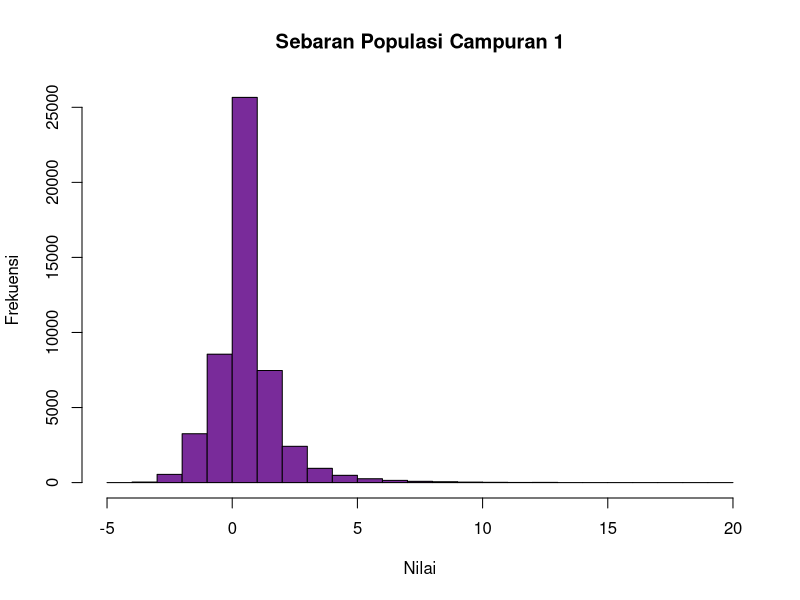
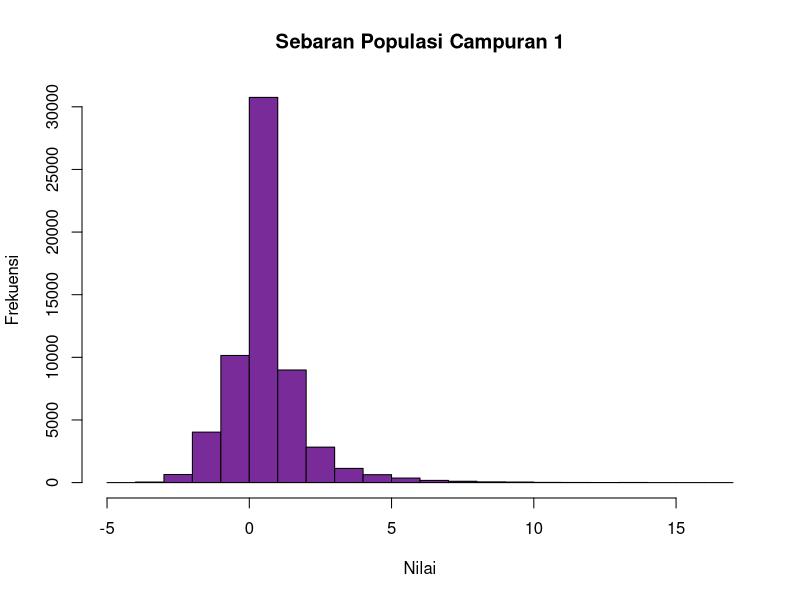
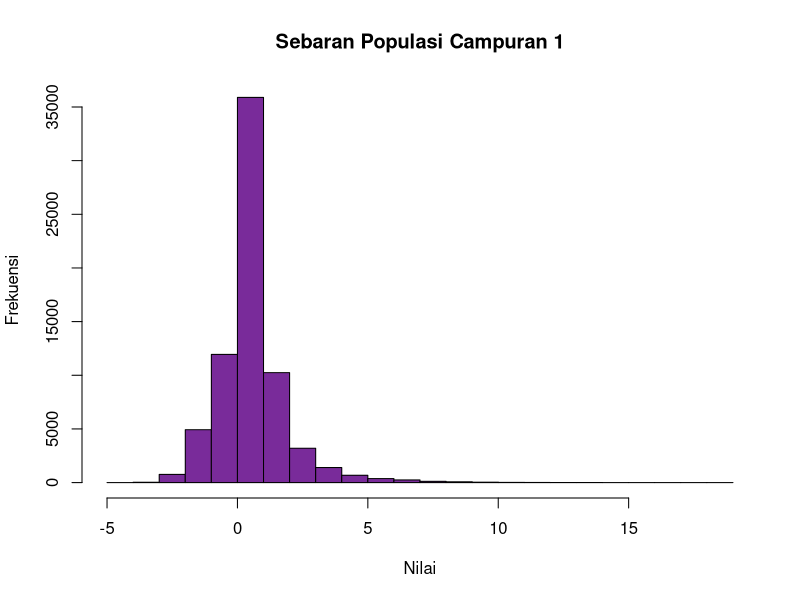
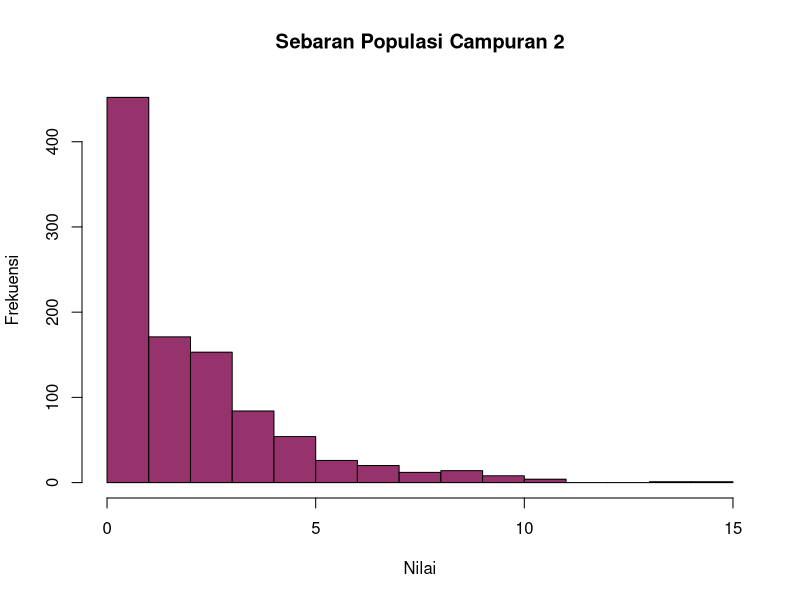
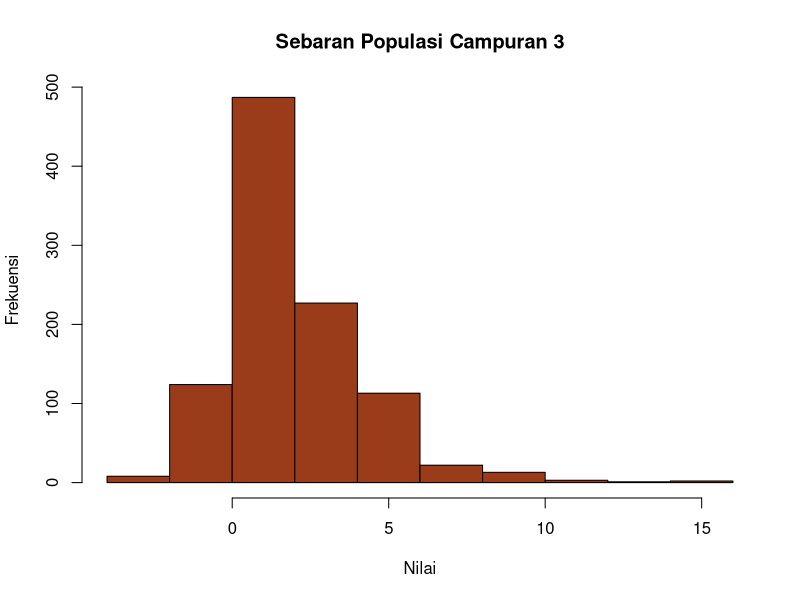

Write R code to recreate these figures, in order. (Note: a time limit stopped this script after it produced the figures.)
## ---- chunk 1
set.seed(361)
k <- 10000; n <- seq(5,50)

mix_data_1 <- lapply(n, function(n) 
                      rbind(matrix(rnorm(n*k/2, mean = 0, sd = 1), k/2), 
                            matrix(rchisq(n *k /2, df =1), k /2)) )

hist(mix_data_1[[1]], main = "Sebaran Populasi Campuran 1", 
     xlab = "Nilai", ylab = "Frekuensi", col = "#792b9a")
hist(mix_data_1[[2]], main = "Sebaran Populasi Campuran 1", 
     xlab = "Nilai", ylab = "Frekuensi", col = "#792b9a")
hist(mix_data_1[[3]], main = "Sebaran Populasi Campuran 1", 
     xlab = "Nilai", ylab = "Frekuensi", col = "#792b9a")
## ---- chunk 2
set.seed(361)
k <- 1000; n <- 1
mix_data_2 <- rbind(matrix(rchisq(n*k/2, df = 1), k/2), 
                    matrix(rchisq(n*k/2, df = 3), k/2))
hist(mix_data_2, main = "Sebaran Populasi Campuran 2", 
     xlab = "Nilai", ylab = "Frekuensi", col = "#96336c")
## ---- chunk 3
set.seed(361)
k <- 1000; n <- 1
mix_data_3 <- rbind(matrix(rchisq(n*k/4, df = 1), k/4),
                    matrix(rchisq(n*k/4, df = 3), k/4),
                    matrix(rnorm(n*k/4, mean = 0, sd = 1), k/4),
                    matrix(rnorm(n*k/4, mean = 3, sd = 1.5), k/4) )
hist(mix_data_3, main = "Sebaran Populasi Campuran 3", 
     xlab = "Nilai", ylab = "Frekuensi", col = "#9a3b1a")
## ---- chunk 4
# mendefinisikan ukuran sampel dari 5 saampai 50
n <- seq(5,50) 

# mendefinisikan miu distribusi normal
mu0 <- 1500

# mendefinisikan sigma distribusi normal
sigma0 <- 200

# mendefinisikan banyaknya ulangan
num_rep <- 10000

# mendefinisikan alpha
alpha <- 0.05
## ---- chunk 5
t_test_pvalue <- function(x, alt="two.sided", mu = mean(mix_data_1[[1]]) ){
  t.test(x, alternative = alt, mu = mu)$p.value  
}

wilcox_test_pvalue <- function(x,alt="two.sided",mu = mean(mix_data_1[[1]]) ){
  wilcox.test(x, alternative = alt, mu = mu)$p.value  
}
## ---- chunk 6
# membuat objek data.frame dummy untuk menyimpan hasil simulasi
result_sim1 <- data.frame(n=0,alpha_empiris=0,test_name="")
set.seed(2020)

# iterasi simulasi berdasarkan ukuran sampel
for(i in seq_along(n)){
    
  # membangkitan data berdistribusi normal dengan ulangan 10rb
  sim_mc_norm <- replicate(num_rep, rnorm(n[i], mu0, sigma0))
  
  # menghitung p value uji t dari 10rb data hasil bangkitan
  t_test_res <- apply(sim_mc_norm, 2, t_test_pvalue)
  
  # menghitung p value uji wilcoxon dari 10rb data hasil bangkitan
  wilcox_test_res <- apply(sim_mc_norm, 2, wilcox_test_pvalue)
  
  # menghitung alpha empiris dari uji t
  t_p_value_sim <- mean(t_test_res < alpha)
  
  # menghitung alpha empiris dari uji wilcoxon
  wilcox_p_value_sim <- mean(wilcox_test_res < alpha)
  
  # menyimpan hasil simulasi 
  result_sim1 <- rbind(result_sim1, list(n[i], t_p_value_sim, "t_test"),
                    list(n[i], wilcox_p_value_sim, "wilcox_test")
  )
}
# membuang baris dummy
result_sim1 <- result_sim1[-1, ]
## ---- chunk 7
# membuat objek data.frame dummy untuk menyimpan hasil simulasi
result_sim1 <- data.frame(n=0,alpha_empiris=0,test_name="")
set.seed(2020)

# iterasi simulasi berdasarkan ukuran sampel
for(i in seq_along(n)){
  
  # menghitung p value uji t dari 10rb data hasil bangkitan
  t_test_res <- apply(mix_data_1[[i]], 1, t_test_pvalue)
  
  # menghitung p value uji wilcoxon dari 10rb data hasil bangkitan
  wilcox_test_res <- apply(mix_data_1[[i]], 1, wilcox_test_pvalue)
  
  # menghitung alpha empiris dari uji t
  t_p_value_sim <- mean(t_test_res < alpha)
  
  # menghitung alpha empiris dari uji wilcoxon
  wilcox_p_value_sim <- mean(wilcox_test_res < alpha)
  
  # menyimpan hasil simulasi 
  result_sim1 <- rbind(result_sim1, list(n[i], t_p_value_sim, "t_test"),
                    list(n[i], wilcox_p_value_sim, "wilcox_test")
  )
}
# membuang baris dummy
result_sim1 <- result_sim1[-1, ]
## ---- chunk 8
library(ggplot2)
ggplot(data = result_sim1, aes(n, alpha_empiris))+
  geom_point(aes(color=test_name)) + 
  geom_hline(yintercept = 0.05)
## ---- chunk 9
set.seed(123)
n <- 100
x <- rnorm(n, mean = 5, sd = 2)
epsilon_homogen <- rnorm(n, mean = 0, sd = 1)
epsilon_hetero <- rnorm(n, mean = 0, sd = x)
## ---- chunk 10
# Varians konstan (homogenitas)
y_const <- 3 + 2 * x + epsilon_homogen

# Varians non-konstan (heteroskedastisitas)
y_hetero <- 3 + 2 * x + epsilon_hetero

# Gabungkan menjadi dataframe
data <- data.frame(x, y_const, y_hetero)
## ---- chunk 11
# Langkah 2: Melakukan Regresi Linier
model_const <- lm(y_const ~ x, data = data)
model_hetero <- lm(y_hetero ~ x, data = data)
## ---- chunk 12
# Visualisasi Residuals vs Fitted Values
par(mfrow = c(2, 2))
plot(model_const$fitted.values, residuals(model_const),
     main = "Homoskedastisitas",
     xlab = "Fitted Values", ylab = "Residuals",
     pch = 19, col = "blue")
abline(h = 0, col = "red")

plot(model_hetero$fitted.values, residuals(model_hetero),
     main = "Heteroskedastisitas",
     xlab = "Fitted Values", ylab = "Residuals",
     pch = 19, col = "blue")
abline(h = 0, col = "red")

# Uji Breusch-Pagan
library(lmtest)
bptest(model_const)
bptest(model_hetero)
